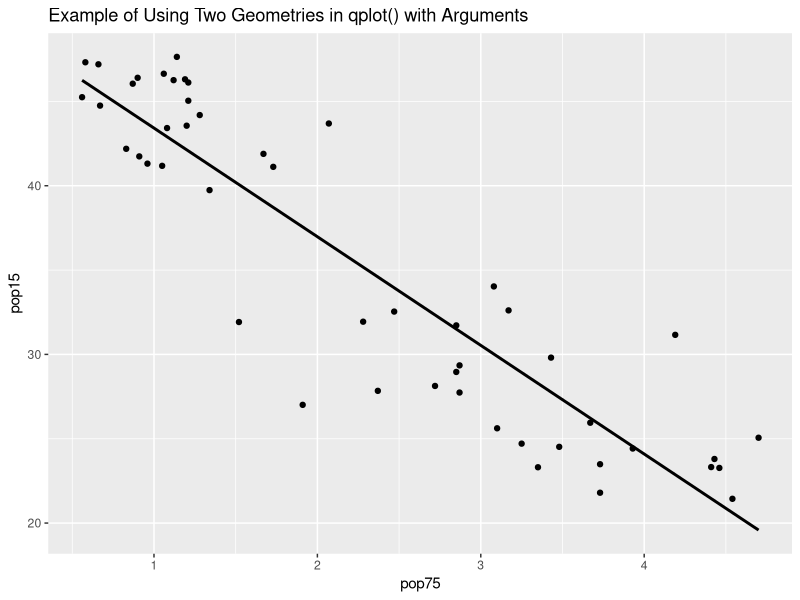

Reproduce this figure in R.
library( ggplot2 )

print(
  qplot( 
    x=pop75,  
    y=pop15, 
    data=LifeCycleSavings, 
    geom=c( "point", "smooth" ),
    method="lm",
    se=FALSE,
    show.legend=FALSE,
    col=I(1),  
    main="Example of Using Two Geometries in qplot() with Arguments" 
 )
)
